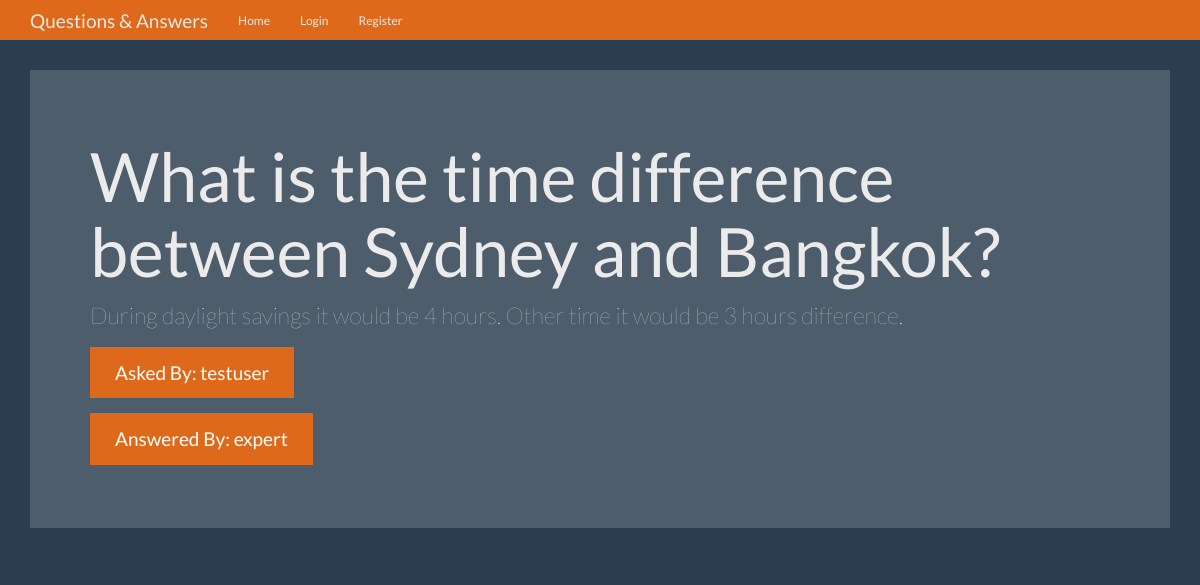
Screenshot of /question/3 with the database file from the repository.
### tables this page shows
CREATE TABLE questions(
    id integer primary key autoincrement,
    question_text text not null,
    answer_text text,
    asked_by_id integer not null,
    expert_id integer not null
);

CREATE TABLE users(
    id integer primary key autoincrement,
    name text not null,
    password text not null,
    expert boolean not null,
    admin boolean not null
);

### app.py (the view)
@app.route('/question/<question_id>')
def question(question_id):
    user = get_current_user()
    db = get_db()
    answer_cur = db.execute('''
                    SELECT
                        q.id AS id, q.question_text AS question_text, q.answer_text AS answer_text, u.name AS asked_user , u2.name AS expert_user
                    FROM
                        questions q
                        JOIN users u ON u.id = q.asked_by_id
                        JOIN users u2 ON u2.id = q.expert_id
                    WHERE
                        q.id = ?
    ''', [question_id])
    answer_result = answer_cur.fetchone()
    return render_template('question.html', title='Question', user=user, answer=answer_result)

### app.py (called while the page is built, shortened)
def get_current_user():
    user_result = None
    return user_result

### database.py (called while the page is built)
def connect_db():
    sql = sqlite3.connect('/Users/promieyutasane/Dropbox/Github/question-answer/qa.db')
    sql.row_factory = sqlite3.Row
    return sql

def get_db():
    if not hasattr(g, 'sqlite3_db'):
        g.sqlite_db = connect_db()
    return g.sqlite_db

### templates/question.html
{% extends 'layout.html' %}
{% block content %}
      <div class="jumbotron">
        <h1>{{ answer.question_text }}</h1>
        <p>{{ answer.answer_text }}</p>
        <p><a class="btn btn-primary btn-lg">Asked By: {{ answer.asked_user }}</a></p>
        <p><a class="btn btn-primary btn-lg">Answered By: {{ answer.expert_user }}</a></p>
      </div>
{% endblock content %}

### static/theme.css (style rules this page uses)
body { padding-top: 70px; padding-bottom: 30px; }

### rows the page displays
questions: question_text "What is the time difference between Sydney and Bangkok?", answer_text "During daylight savings it would be 4 hours. Other time it would be 3 hours difference."
users: asked_user "testuser"
users: expert_user "expert"
